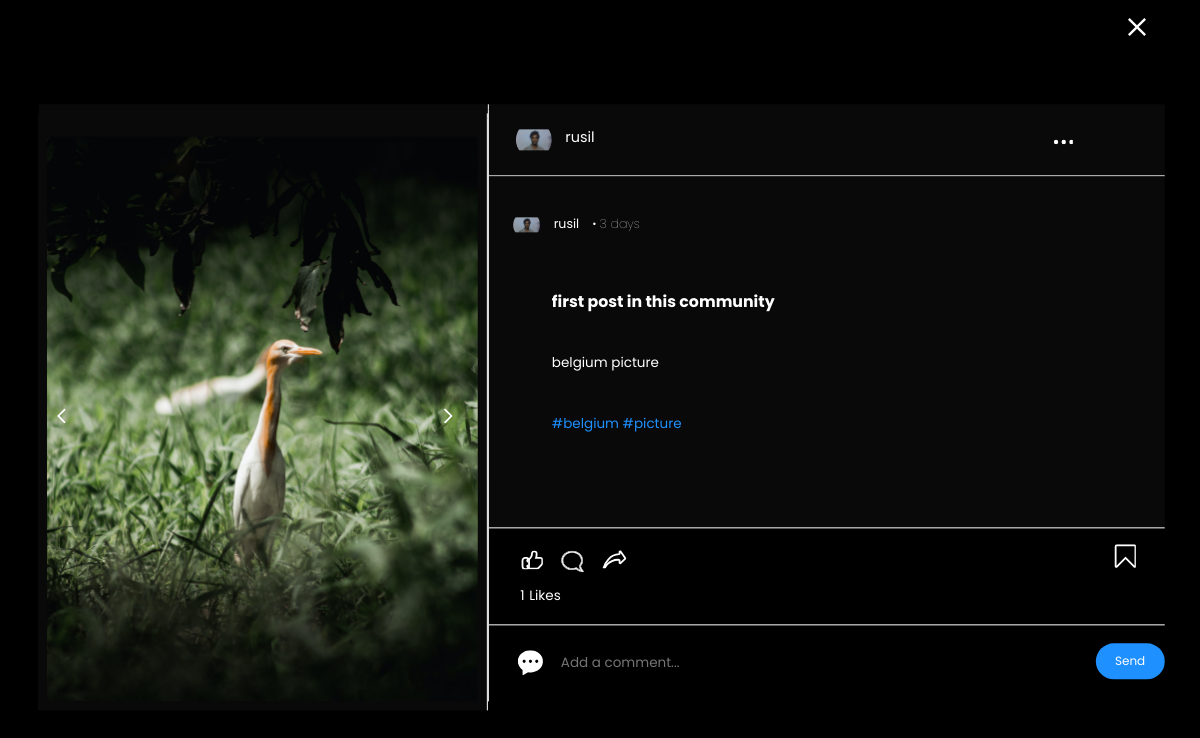
Page /comments/17 on the committed database.
### main/models.py (models this page shows)
class Post(models.Model):
    post_details = models.ForeignKey(PostDetails,on_delete=models.CASCADE,related_name='post_details')
    post = models.FileField(upload_to='./static/data/posts')
    created = models.DateTimeField(auto_now=True)
    updated = models.DateTimeField(auto_now_add=True)
    class Meta:
        ordering = ['-updated','-created']

class PostDetails(models.Model):
    host = models.ForeignKey(User,on_delete=models.CASCADE,related_name='host')
    title = models.CharField(max_length=100)
    template = models.ImageField(upload_to='./static/data/post_templates',null=True,blank=True)
    content = models.TextField(blank=True,null=True)
    tags = models.TextField(blank=True,null=True)
    likes = models.ManyToManyField(User,related_name='liked_post',blank=True)
    created = models.DateTimeField(auto_now=True)
    updated = models.DateTimeField(auto_now_add=True)
    class Meta:
        ordering = ['-updated','-created']
    def __str__(self):
        return self.title

class User(AbstractUser):
    username = models.CharField(max_length=100,unique=True)
    email = models.EmailField(unique=True)
    first_name = models.CharField(max_length=100)
    last_name = models.CharField(max_length=100,null=True,blank=True)
    dob = models.DateField(null=True,blank=True)#
    profile_photo = models.ImageField(upload_to='./static/data/user_profile',blank=True,null=True)
    profile_banner = models.ImageField(upload_to='./static/data/profile_banner',blank=True,null=True)
    degree = models.TextField(null=True,blank=True)
    branch = models.TextField(null=True,blank=True)
    country = models.TextField(null=True,blank=True)
    state = models.TextField(max_length=100,null=True,blank=True)
    district = models.TextField(max_length=100,null=True,blank=True)
    bio = models.TextField(null=True,blank=True)
    university = models.TextField(null=True,blank=True)
    aspiring = models.TextField(null=True,blank=True)
    gender = models.TextField()
    created = models.DateTimeField(auto_now=True)
    updated = models.DateTimeField(auto_now_add=True)
    followers = models.ManyToManyField('self',blank=True)
    following = models.ManyToManyField('self',blank=True)
    USERNAME_FIELD = 'username'
    REQUIRED_FIELDS = []
    def __str__(self):
        return self.username

### main/views.py (the view, shortened to what this page needs)
# urls.py: path('comments/<int:pk>', views.comments, name='comments'),
def comments(request,pk):
    postdetails = models.PostDetails.objects.get(id = pk)
    posts = postdetails.post_details.all()
    post_comments = models.Comment.objects.filter(post=postdetails)
    context = {
        'post':postdetails,
        'comments':post_comments,
        "post_details":postdetails
    }
    return render(request,'comment.html',context)

### main/templatetags/custom_filters.py (called while the page is built)
@register.filter
def custom_time_since(value):
    now = timezone.now()
    delta = now - value
    days = delta.days
    hours = delta.seconds // 3600
    minutes = (delta.seconds // 60) % 60
    seconds = delta.seconds % 60
    if days > 0:
        return f"{days} days"
    elif hours > 0:
        return f"{hours} hours"
    elif minutes > 0:
        return f"{minutes} minutes"
    else:
        return f"{seconds} seconds"

@register.filter
def endswith(value, arg):
    return value.endswith(arg)

### main/templates/comment.html (shortened to what this page needs)
{% load static %}
{% load custom_filters %}
<!DOCTYPE html>
<html lang="en">
<head>
    <link rel="stylesheet" href="../static/styles/comment.css?{% now 'U' %}">
</head>
<body>
    <div class="cmt_overlay">
        <div class="cancel_cmt_section">
            <a href="{% url 'home' %}" class="home_rtn">
                <svg xmlns="http://www.w3.org/2000/svg" width="20" height="20" viewBox="0 0 20 20" fill="none">
                    <path fill-rule="evenodd" clip-rule="evenodd" d="M20 1.84176L18.1582 0L10 8.17121L1.84176 0L0 1.84176L8.17121 10L0 18.1582L1.84176 20L10 11.8288L18.1582 20L20 18.1582L11.8288 10L20 1.84176Z" fill="white"/>
                </svg>
            </a>
        </div>
        <div class="cmt_primary_container">
            <div class="cmt_post">
                <div class="main_post">
                    <div class="post-container">
                        <div class="image-container">
                            {% for post_src in post.post_details.all %}
                                {% if post_src.post.file.name|lower|endswith:'.jpg' or post_src.post.file.name|lower|endswith:'.jpeg' or post_src.post.file.name|lower|endswith:'.png' or post_src.post.file.name|lower|endswith:'.gif' or post_src.post.file.name|lower|endswith:'.jfif' %}
                                <img src="{{ post_src.post.url }}" alt="Post Image">
                                {% elif post_src.post.file.name|lower|endswith:'.mp4' or post_src.post.file.name|lower|endswith:'.avi' %}
                                    <video controls width="300">
                                        <source src="{{ post_src.post.url }}" type="video/mp4">
                                        Your browser does not support the video tag.
                                    </video>
                                {% elif post.post.file.name|lower|endswith:'.mp3' %}
                                    <audio controls>
                                        <source src="{{ post_src.post.url }}" type="audio/mpeg">
                                        Your browser does not support the audio element.
                                    </audio>
                                {% endif %}
                            {% endfor %}
                            <button class="prev-button">
                                <svg xmlns="http://www.w3.org/2000/svg" width="26" height="44" viewBox="0 0 26 44" fill="none">
                                    <path d="M24 2L4 22L24 42" stroke="white" stroke-width="5"/>
                                  </svg>
                            </button>
                            <button class="next-button">
                                <svg xmlns="http://www.w3.org/2000/svg" width="26" height="44" viewBox="0 0 26 44" fill="none">
                                    <path d="M2 42L22 22L2 2" stroke="white" stroke-width="5"/>
                                  </svg>
                            </button>
                        </div>
                    </div>
                </div>
            </div>
            <div class="cmt_secondary_container">
                <div class="cmt_section_1">
                    <div class="cmt_section_1_profile">
                        <div class="cmt_user_profile">
                            <img src="{{post.host.profile_photo.url}}" alt="user_profile_img">
                        </div>
                        <p class="cmt_user_name">{{post.host}}</p>
                    </div>
                    <div class="cmt_menu">
                    </div>
                </div>
                <div class="cmt_section_2">
                    <div class="post_cmt_host_deatails">
                        <div class="post_cmt_host_profile_img">
                            <img src="{{post.host.profile_photo.url}}" alt="user_profile_img">
                        </div>
                        <p class="post_cmt_host_profile_name">{{post.host}}</p>
                        <p class="post_cmt_post_until_data">• {{post.updated|custom_time_since}}</p>
                    </div>
                    <div class="cmt_post_details_wrapper">
                        <div class="cmt_post_details">
                            <p class="cmt_post_title"><h3>{{post}}</h3></p>
                            <p class="cmt_post_content">{{post.content}}</p>
                            <p class="cmt_post_tags" style="color: dodgerblue;">{{post.tags}}</p>
                        </div>
                    </div>
                </div>
                <div class="cmt_section_3">
                    <div class="cmt_section_3_lcss">
                        <div class="cmt_lcs">
                            <form action="{% url 'comments' post.id %}" method="POST" class='like-form' id='{{post.id}}'>
                                <button type="submit" class="preview_LCS_like">
                                    <div class="ui_button dynamic_likes{{post.id}}">
                                    </div>
                                </button>
                            </form>
                        </div>
                        <div class="cmt_save">
                        </div>
                    </div>
                    <div class="cmt_section_3_likes">
                        <p class="like-count{{post.id}}">{{post.likes.count}}</p>Likes</p>
                    </div>
                </div>
                <div class="cmt_section_4">
                    <div class="cmt_logo">
                    </div>
                    <form action="" method="post" class="comment_form">
                        <input type="text" placeholder="Add a comment..." class="user_cmt_input" name="content">
                        <button type="submit" value="{{post.post_details.id}}"  name="post">Send</button>
                    </form>
                </div>
            </div>
        </div>
    </div>
</body>
</html>

### rows in the picture
Post: post (picture)
PostDetails: host.profile_photo (picture), host "rusil", updated|custom_time_since "3 days", title "first post in this community", content "belgium picture", tags "#belgium #picture", likes.count "1"
